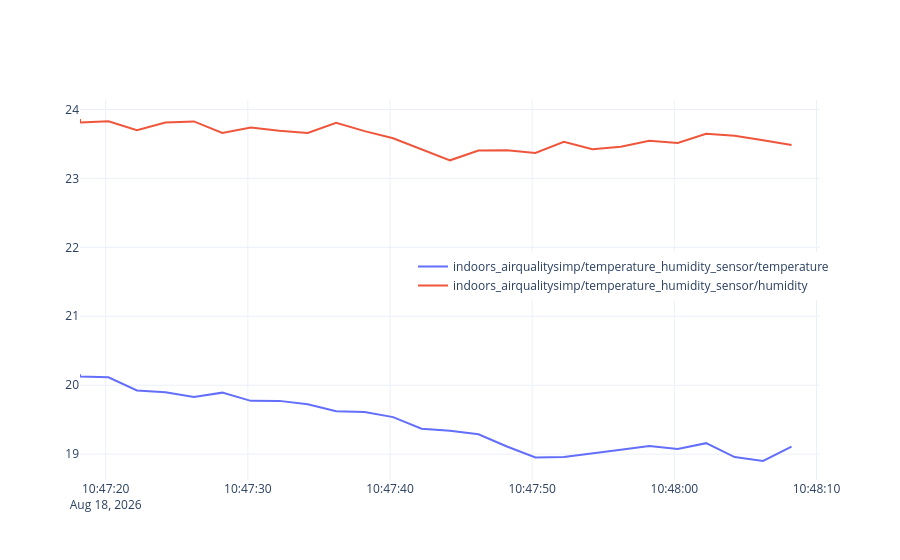

Write notebook code for a chart like this one.
### Code cell
names = []
fig = go.Figure()
for i, (dev, t) in enumerate(zip(devs, ts, strict=False)):
    for j, row in dev.iterrows():
        dev_uuid = row.uuid
        dev_class, mod_name, attrib_name = row["class"], row["mod"], row["attrib"]
        if mod_name in ["air_quality_sensor", "pressure_sensor"]:
            continue
        name = row.uuid + "/" + mod_name + "/" + attrib_name
        fig.add_trace(go.Scatter(x=t, y=row[val_cols], mode="lines", name=name))
        names.append(name)
fig.update_layout(legend=dict(yanchor="top", y=0.6, xanchor="left", x=0.45))
fig.show()
